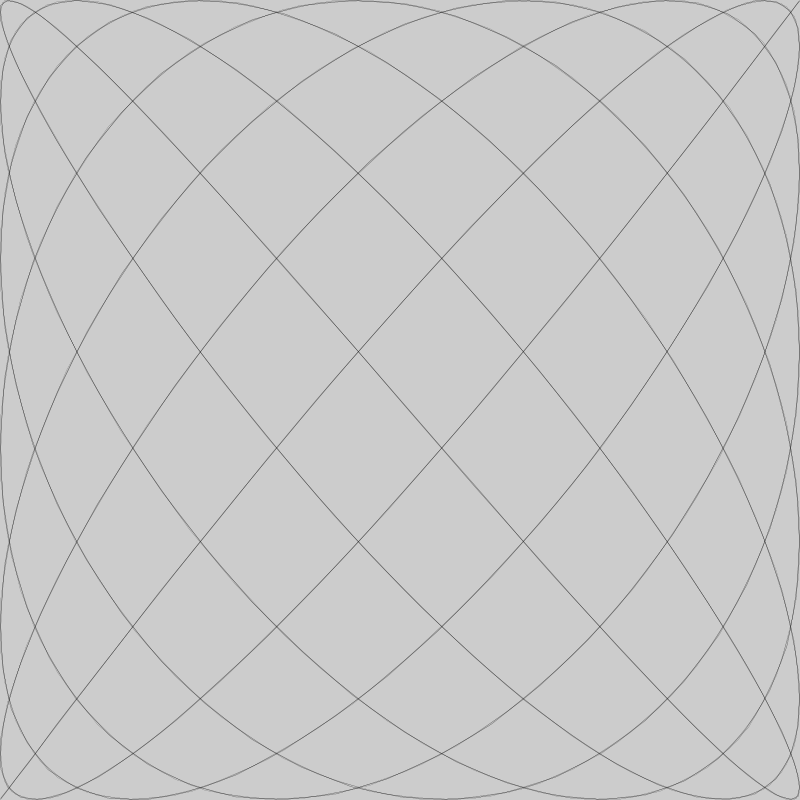
Frame 1 (no input)
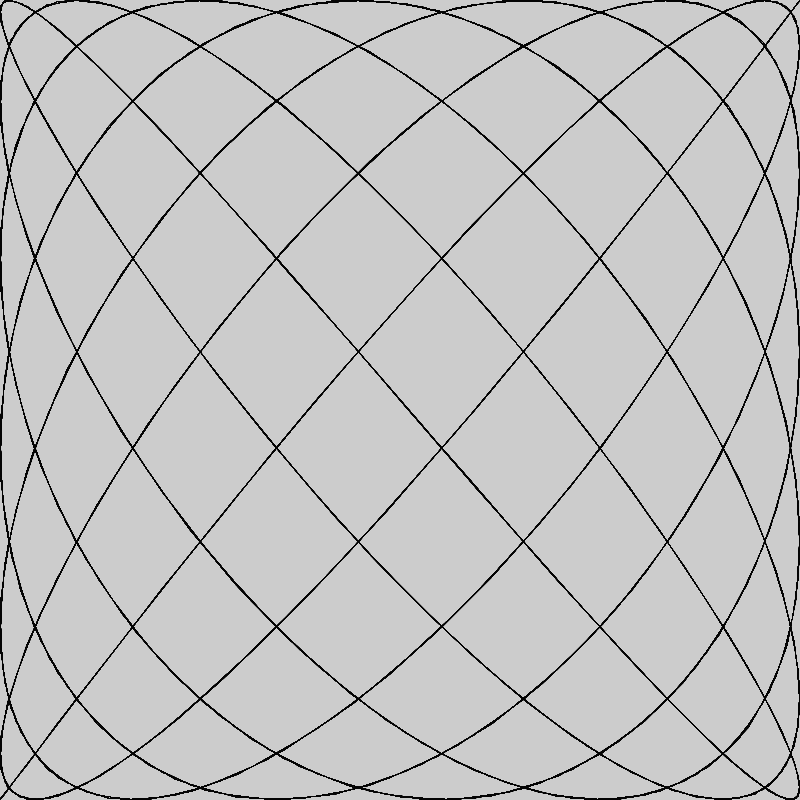
Frame 60 (the mouse pressed at the canvas centre just before this capture)
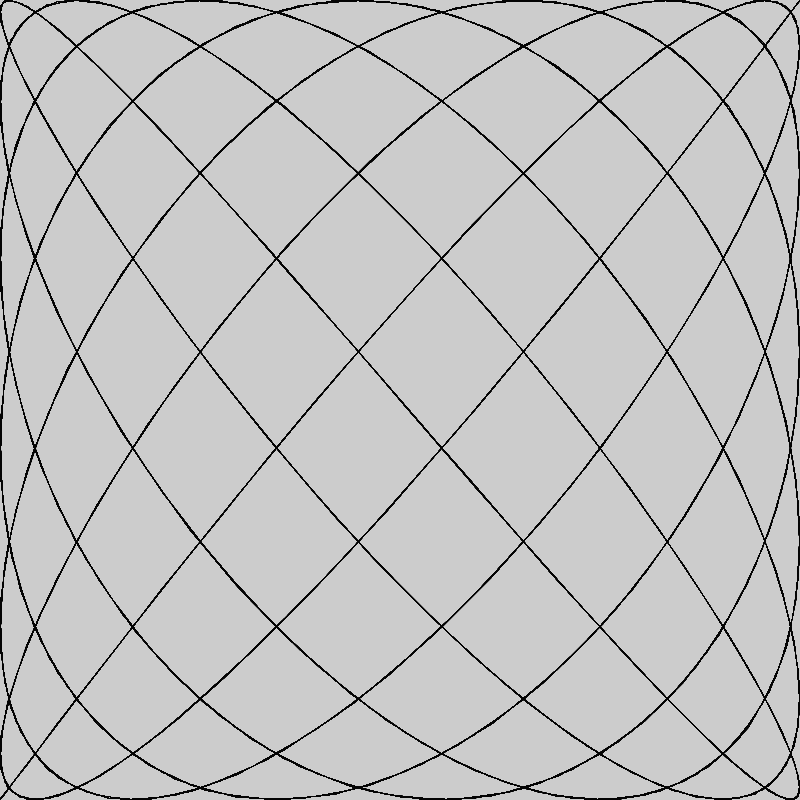
Frame 120 (the mouse held since frame 60 and released just before this capture)

The Processing sketch that drew these frames (run headless with seeded random() and noise(); from frame 60 on, the mouse is pressed at the canvas centre):

// Processing sketch: week2e
// ── week2e.pde
void setup() {
  size(800,800);
}

float x = 0, y = 0, dx = 2.1, dy = 3.2;
void draw() {
  translate(width/2, height/2);
  scale(width/2, -height/2);
  strokeWeight(0);
  float lastT = -2*PI, lastX = cos(13*lastT), lastY = cos(15*lastT);
  for (float t = lastT; t < 2*PI; t += .01) {
    float x = cos(13*t);
    float y = cos(15*t);
    line(lastX, lastY, x, y);
    lastT = t;
    lastX = x;
    lastY = y;
  }
}
